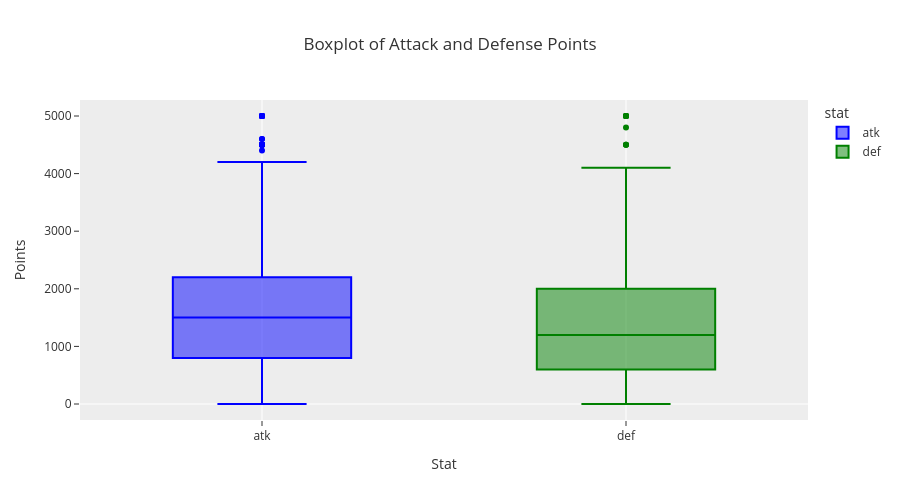

Here is the notebook cell this chart was saved with:
### Code cell
# Get all the cards with non-missing atk and def and values >= 0
atk_def_data = data[(data['atk'].notnull()) & (data['def'].notnull()) & (data['atk'] >= 0) & (data['def'] >= 0)]

# Make a boxplot of atk and def together
atk_def_melted = atk_def_data.melt(value_vars=['atk', 'def'], var_name='stat', value_name='value')
fig = px.box(
    atk_def_melted,
    x='stat',
    y='value',
    title='Boxplot of Attack and Defense Points',
    height=500,
    template='ggplot2',
    color='stat',
    color_discrete_map={'atk': 'blue', 'def': 'green'}
)
fig.update_yaxes(showgrid=False)
fig.update_layout(xaxis_title='Stat', yaxis_title='Points')
fig.show()

### Figure 1 — Plotly figure (JSON) as saved in the notebook; plotly's stock layout.template omitted (floating-point values rounded to 4 significant figures; data arrays with more than 128 entries replaced by an {"elided": "..."} marker saying what was removed)
{"data": [{"alignmentgroup": "True", "hovertemplate": "stat=%{x}<br>value=%{y}<extra></extra>", "legendgroup": "atk", "marker": {"color": "blue"}, "name": "atk", "notched": false, "offsetgroup": "atk", "orientation": "v", "showlegend": true, "type": "box", "x": {"elided": "8160 str values"}, "x0": " ", "xaxis": "x", "y": {"elided": "8160 float values"}, "y0": " ", "yaxis": "y"}, {"alignmentgroup": "True", "hovertemplate": "stat=%{x}<br>value=%{y}<extra></extra>", "legendgroup": "def", "marker": {"color": "green"}, "name": "def", "notched": false, "offsetgroup": "def", "orientation": "v", "showlegend": true, "type": "box", "x": {"elided": "8160 str values"}, "x0": " ", "xaxis": "x", "y": {"elided": "8160 float values"}, "y0": " ", "yaxis": "y"}], "layout": {"boxmode": "overlay", "height": 500, "legend": {"title": {"text": "stat"}, "tracegroupgap": 0}, "title": {"text": "Boxplot of Attack and Defense Points"}, "xaxis": {"anchor": "y", "categoryarray": ["atk", "def"], "categoryorder": "array", "domain": [0, 1], "title": {"text": "Stat"}}, "yaxis": {"anchor": "x", "domain": [0, 1], "showgrid": false, "title": {"text": "Points"}}}}
